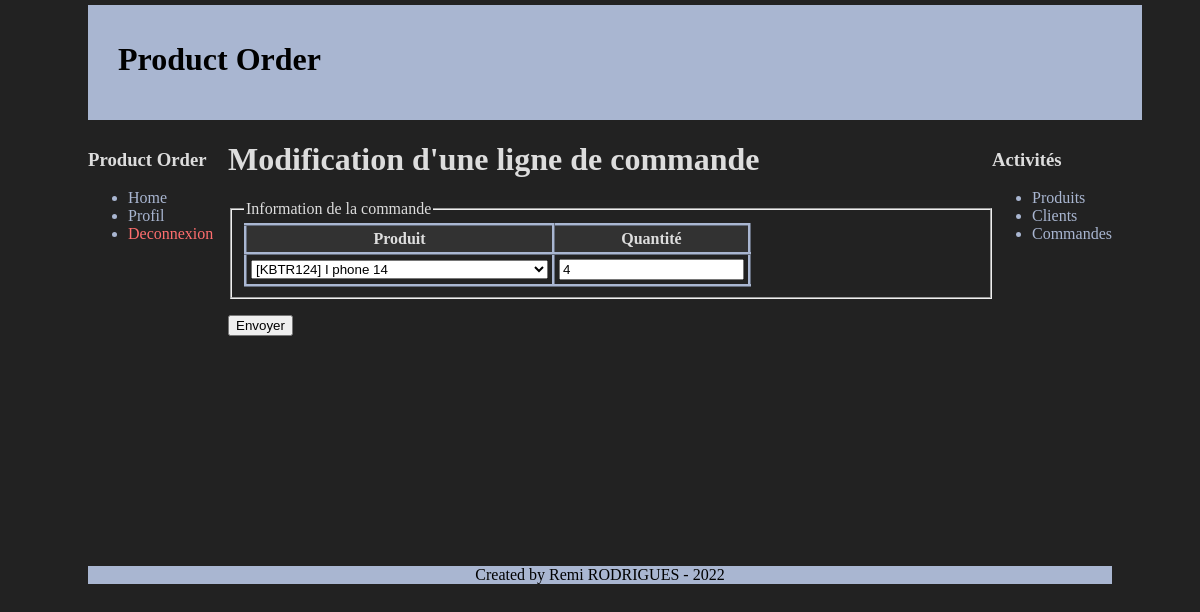
/order/updateOrderLine.php?id=1 (signed in), run on an earlier commit of the app's database.
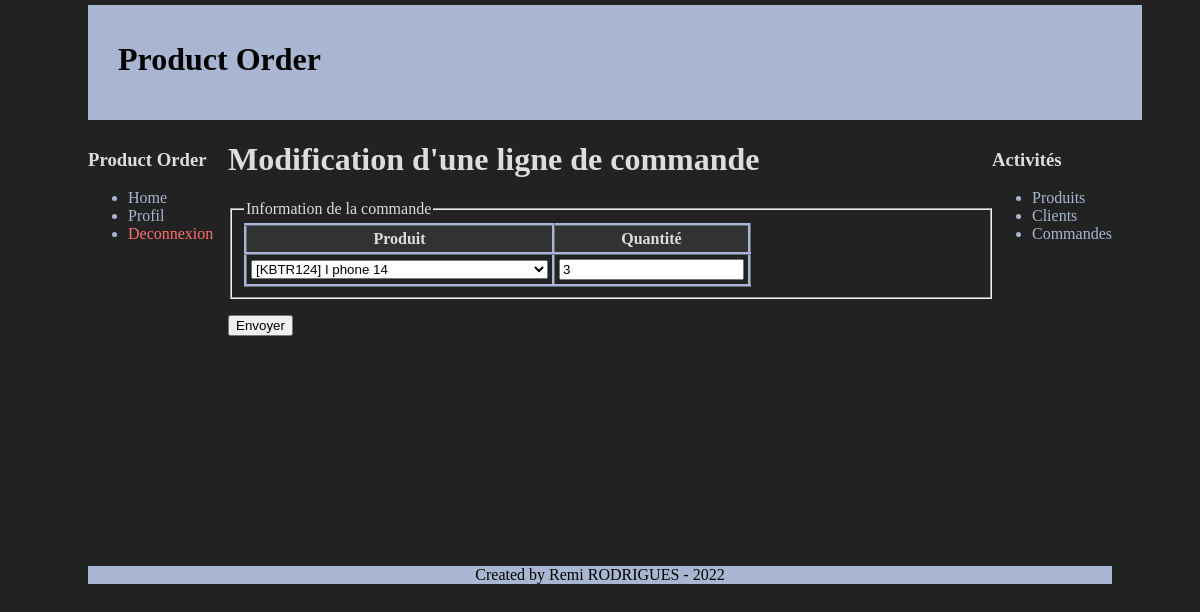
And on a later commit of the database.
### tables this page shows
CREATE TABLE `order_lines` (
  `id` int(11) NOT NULL,
  `order_id` int(11) NOT NULL,
  `user_id` int(11) NOT NULL,
  `product_id` int(11) NOT NULL,
  `reference` varchar(10) NOT NULL,
  `designation` varchar(50) NOT NULL,
  `unit_price` float NOT NULL,
  `rate` float NOT NULL,
  `quantity` int(11) NOT NULL,
  `total_HT` float NOT NULL,
  `total_TTC` float NOT NULL,
  `add_date` datetime NOT NULL,
  `update_date` datetime NOT NULL,
  `deleted` tinyint(1) NOT NULL DEFAULT '0',
  `delete_date` datetime DEFAULT NULL
);

### order/updateOrderLine.php (the view, shortened to what this page needs)
<?php
require("../layout/htmlHead.php");
echo htmlHead("Formulaire de modification", "../style");
$lineOrderId = intval($_GET["id"]);
?>
    <body>
        <?php include("../layout/header.php"); ?>
        <div id="menu">
            <div class="element_menu">
                <h3>Product Order</h3>
                <ul>
                    <li><a href="../home.php">Home</a></li>
                    <li><a href="../profil.php">Profil</a></li>
                    <li><a href="../deconnexion.php" class="deconnexion_btn">Deconnexion</a></li>
                </ul>
            </div>
        </div>
        <div id="menu_right">
            <div class="element_menu">
                <h3>Activités</h3>
                <ul>
                    <li><a href="../product/productList.php">Produits</a></li>
                    <li><a href="../customer/customerList.php">Clients</a></li>
                    <li><a href="orderList.php">Commandes</a></li>
                </ul>
            </div>
        </div>
        <?php
        include("../utils/connexion_db.php");
        $lineOrder = $bdd->prepare("
            SELECT OL.id, OL.order_id, OL.product_id, OL.reference, OL.designation, OL.quantity
            FROM order_lines AS OL
            INNER JOIN users ON users.id = OL.user_id
            INNER JOIN companies ON companies.id = users.company_id
            WHERE users.company_id = :company_id
            AND OL.id = :line_order_id;
        ");
        $lineOrder->execute([
            "line_order_id" => $lineOrderId,
            "company_id"=> $_SESSION["company_id"],
        ]);
        $dataLineOrder = $lineOrder->fetch();
        ?>
        <div id="corps">
            <h1>Modification d'une ligne de commande</h1>
            <?php if ($dataLineOrder == false): ?>
                <?= "Vous n'êtes pas autorisé à accéder à cette commande ! <br/><br/>"; ?>
                <?= "Retournez sur la <a href='orderList.php'>page des commandes</a>.<br/>"; ?>
            <?php else: ?>
                <form method="post" action="updateOrderLineProcess.php">
                    <fieldset>
                    <legend>Information de la commande</legend>
                        <table>
                            <thead>
                                <tr>
                                    <th>Produit</th>
                                    <th>Quantité</th>
                                </tr>
                            </thead>
                            <tbody>
                                <tr>
                                    <td>
                                        <select name="product_id">
                                            <option value="<?= $dataLineOrder["product_id"]; ?>">
                                                [<?= $dataLineOrder["reference"]; ?>] <?= $dataLineOrder["designation"]; ?>
                                            </option>
                                        </select>
                                    </td>
                                    <td>
                                        <input type="number" name="quantity" size=10 value="<?= $dataLineOrder["quantity"]; ?>"/>
                                    </td>
                                </tr>
                            </tbody>
                        </table>
                    </fieldset>
                    <p>
                        <input type="submit" value="Envoyer"/>
                    </p>
                </form>
            <?php endif; ?>
        </div>
        <?php include("../layout/footer.php"); ?>
    </body>
</html>

What changed in the data, as far as the page shows it:
changed order_lines: quantity "4" → "3"
